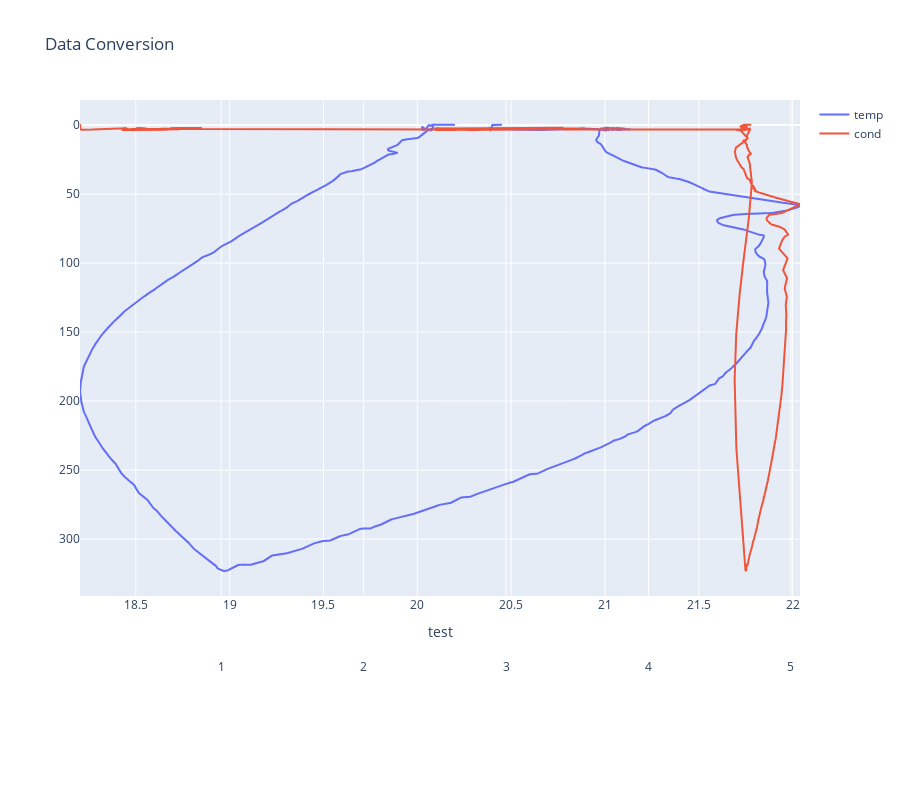

The notebook cell this image was saved under:
### Markdown cell above
## [Data Conversion](#proc-list)

This section shows how to convert raw data contained in a .hex file into engineering units for the instruments that follow:  
- SBE37SM
- SBE37SMP
- SBE37SMPODO
- SBE37IM
- SBE37IMP
- SBE37IMPODO

Supported output units include temperature, conductivity, pressure, density, potential density, and depth.

### Code cell
hex_file = os.path.join("..","tests", "resources", "test-data", "19plus_V2_CTD-processing_example.hex")

print(hex_file)

raw_data = id.read_hex_file(
    filepath=hex_file,
    instrument_type=id.InstrumentType.SBE19Plus,
    enabled_sensors=[
        id.Sensors.Temperature,
        id.Sensors.Conductivity,
        id.Sensors.Pressure,
        id.Sensors.ExtVolt0,
        id.Sensors.ExtVolt1,
        id.Sensors.ExtVolt2,
        id.Sensors.ExtVolt3,
    ],
)

temperature = conv.convert_temperature(
    temperature_counts_in=raw_data["temperature"].values,
    coefs=ec.temperature_coefs_sn6130,
    standard='IPTS68',
    units='C',
    use_mv_r=True,
)

pressure = conv.convert_pressure(
    pressure_count=raw_data["pressure"].values,
    compensation_voltage=raw_data["temperature compensation"],
    coefs=ec.pressure_coefs_sn6130,
    units='psia',
)

conductivity = conv.convert_conductivity(
    conductivity_count=raw_data["conductivity"].values,
    temperature=temperature,
    pressure=pressure,
    coefs=ec.conductivity_coefs_sn6130
)

flag = np.zeros(len(temperature))

tcp_data = np.array([temperature, pressure, conductivity, flag]).transpose()
data = pd.DataFrame(data=tcp_data, columns=["temp", "press", "cond", "flag"])

plot(data=data, title="Data Conversion", x_names=["temp", "cond"], x_bounds={})

### Figure 1 — Plotly figure (JSON) as saved in the notebook; plotly's stock layout.template omitted (floating-point values rounded to 4 significant figures; data arrays with more than 128 entries replaced by an {"elided": "..."} marker saying what was removed)
{"data": [{"name": "temp", "type": "scatter", "x": {"elided": "3069 float values"}, "xaxis": "x", "y": {"elided": "3069 float values"}}, {"name": "cond", "type": "scatter", "x": {"elided": "3069 float values"}, "xaxis": "x2", "y": {"elided": "3069 float values"}}], "layout": {"height": 800, "title": {"text": "Data Conversion"}, "xaxis": {"domain": [0, 1], "title": {"text": "test"}}, "xaxis2": {"overlaying": "x", "position": 0.1, "title": {"text": ""}}, "xaxis3": {"overlaying": "x", "position": 0.2, "title": {"text": ""}}, "xaxis4": {"overlaying": "x", "position": 0.3, "title": {"text": ""}}, "yaxis": {"autorange": "reversed", "domain": [0.2, 1], "position": 0, "title": {"text": ""}}, "yaxis2": {"overlaying": "y", "position": 0.1, "title": {"text": ""}}, "yaxis3": {"overlaying": "y", "position": 0.2, "title": {"text": ""}}, "yaxis4": {"overlaying": "y", "position": 0.3, "title": {"text": ""}}}}
